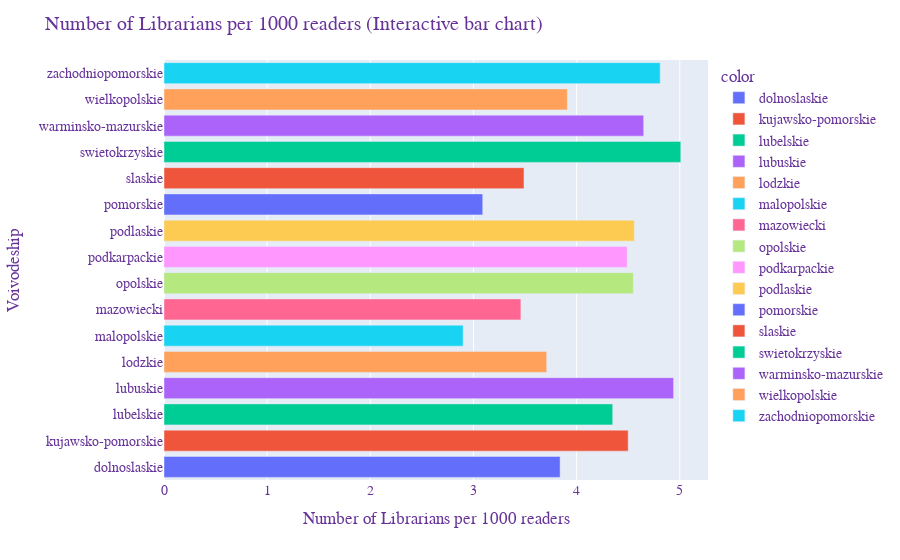

Notebook code cell kept with this figure:
### Code cell
# Interactive bar chart with Plotly Express
# Number of Staff per 1000 readers

fig2 = px \
        .bar(x = (libraries.Number_of_librarians*1000 / libraries.Number_of_readers).round(2), 
             y = libraries.Voivodeship, 
             color=libraries.Voivodeship,
            )

fig2.update_layout(
    title='Number of Librarians per 1000 readers (Interactive bar chart)',
    xaxis_title='Number of Librarians per 1000 readers',
    yaxis_title='Voivodeship',
    font=dict(
    family="Courier New, monospace",
    size=14,
    color="RebeccaPurple"
    )
)

fig2.show()

### Figure 1 — Plotly figure (JSON) as saved in the notebook; plotly's stock layout.template omitted (floating-point values rounded to 4 significant figures)
{"data": [{"alignmentgroup": "True", "hovertemplate": "color=dolnoslaskie<br>x=%{x}<br>y=%{y}<extra></extra>", "legendgroup": "dolnoslaskie", "marker": {"color": "#636efa", "pattern": {"shape": ""}}, "name": "dolnoslaskie", "offsetgroup": "dolnoslaskie", "orientation": "h", "showlegend": true, "textposition": "auto", "type": "bar", "x": [3.84], "xaxis": "x", "y": ["dolnoslaskie"], "yaxis": "y"}, {"alignmentgroup": "True", "hovertemplate": "color=kujawsko-pomorskie<br>x=%{x}<br>y=%{y}<extra></extra>", "legendgroup": "kujawsko-pomorskie", "marker": {"color": "#EF553B", "pattern": {"shape": ""}}, "name": "kujawsko-pomorskie", "offsetgroup": "kujawsko-pomorskie", "orientation": "h", "showlegend": true, "textposition": "auto", "type": "bar", "x": [4.5], "xaxis": "x", "y": ["kujawsko-pomorskie"], "yaxis": "y"}, {"alignmentgroup": "True", "hovertemplate": "color=lubelskie<br>x=%{x}<br>y=%{y}<extra></extra>", "legendgroup": "lubelskie", "marker": {"color": "#00cc96", "pattern": {"shape": ""}}, "name": "lubelskie", "offsetgroup": "lubelskie", "orientation": "h", "showlegend": true, "textposition": "auto", "type": "bar", "x": [4.35], "xaxis": "x", "y": ["lubelskie"], "yaxis": "y"}, {"alignmentgroup": "True", "hovertemplate": "color=lubuskie<br>x=%{x}<br>y=%{y}<extra></extra>", "legendgroup": "lubuskie", "marker": {"color": "#ab63fa", "pattern": {"shape": ""}}, "name": "lubuskie", "offsetgroup": "lubuskie", "orientation": "h", "showlegend": true, "textposition": "auto", "type": "bar", "x": [4.94], "xaxis": "x", "y": ["lubuskie"], "yaxis": "y"}, {"alignmentgroup": "True", "hovertemplate": "color=lodzkie<br>x=%{x}<br>y=%{y}<extra></extra>", "legendgroup": "lodzkie", "marker": {"color": "#FFA15A", "pattern": {"shape": ""}}, "name": "lodzkie", "offsetgroup": "lodzkie", "orientation": "h", "showlegend": true, "textposition": "auto", "type": "bar", "x": [3.71], "xaxis": "x", "y": ["lodzkie"], "yaxis": "y"}, {"alignmentgroup": "True", "hovertemplate": "color=malopolskie<br>x=%{x}<br>y=%{y}<extra></extra>", "legendgroup": "malopolskie", "marker": {"color": "#19d3f3", "pattern": {"shape": ""}}, "name": "malopolskie", "offsetgroup": "malopolskie", "orientation": "h", "showlegend": true, "textposition": "auto", "type": "bar", "x": [2.9], "xaxis": "x", "y": ["malopolskie"], "yaxis": "y"}, {"alignmentgroup": "True", "hovertemplate": "color=mazowiecki<br>x=%{x}<br>y=%{y}<extra></extra>", "legendgroup": "mazowiecki", "marker": {"color": "#FF6692", "pattern": {"shape": ""}}, "name": "mazowiecki", "offsetgroup": "mazowiecki", "orientation": "h", "showlegend": true, "textposition": "auto", "type": "bar", "x": [3.46], "xaxis": "x", "y": ["mazowiecki"], "yaxis": "y"}, {"alignmentgroup": "True", "hovertemplate": "color=opolskie<br>x=%{x}<br>y=%{y}<extra></extra>", "legendgroup": "opolskie", "marker": {"color": "#B6E880", "pattern": {"shape": ""}}, "name": "opolskie", "offsetgroup": "opolskie", "orientation": "h", "showlegend": true, "textposition": "auto", "type": "bar", "x": [4.55], "xaxis": "x", "y": ["opolskie"], "yaxis": "y"}, {"alignmentgroup": "True", "hovertemplate": "color=podkarpackie<br>x=%{x}<br>y=%{y}<extra></extra>", "legendgroup": "podkarpackie", "marker": {"color": "#FF97FF", "pattern": {"shape": ""}}, "name": "podkarpackie", "offsetgroup": "podkarpackie", "orientation": "h", "showlegend": true, "textposition": "auto", "type": "bar", "x": [4.49], "xaxis": "x", "y": ["podkarpackie"], "yaxis": "y"}, {"alignmentgroup": "True", "hovertemplate": "color=podlaskie<br>x=%{x}<br>y=%{y}<extra></extra>", "legendgroup": "podlaskie", "marker": {"color": "#FECB52", "pattern": {"shape": ""}}, "name": "podlaskie", "offsetgroup": "podlaskie", "orientation": "h", "showlegend": true, "textposition": "auto", "type": "bar", "x": [4.56], "xaxis": "x", "y": ["podlaskie"], "yaxis": "y"}, {"alignmentgroup": "True", "hovertemplate": "color=pomorskie<br>x=%{x}<br>y=%{y}<extra></extra>", "legendgroup": "pomorskie", "marker": {"color": "#636efa", "pattern": {"shape": ""}}, "name": "pomorskie", "offsetgroup": "pomorskie", "orientation": "h", "showlegend": true, "textposition": "auto", "type": "bar", "x": [3.09], "xaxis": "x", "y": ["pomorskie"], "yaxis": "y"}, {"alignmentgroup": "True", "hovertemplate": "color=slaskie<br>x=%{x}<br>y=%{y}<extra></extra>", "legendgroup": "slaskie", "marker": {"color": "#EF553B", "pattern": {"shape": ""}}, "name": "slaskie", "offsetgroup": "slaskie", "orientation": "h", "showlegend": true, "textposition": "auto", "type": "bar", "x": [3.49], "xaxis": "x", "y": ["slaskie"], "yaxis": "y"}, {"alignmentgroup": "True", "hovertemplate": "color=swietokrzyskie<br>x=%{x}<br>y=%{y}<extra></extra>", "legendgroup": "swietokrzyskie", "marker": {"color": "#00cc96", "pattern": {"shape": ""}}, "name": "swietokrzyskie", "offsetgroup": "swietokrzyskie", "orientation": "h", "showlegend": true, "textposition": "auto", "type": "bar", "x": [5.01], "xaxis": "x", "y": ["swietokrzyskie"], "yaxis": "y"}, {"alignmentgroup": "True", "hovertemplate": "color=warminsko-mazurskie<br>x=%{x}<br>y=%{y}<extra></extra>", "legendgroup": "warminsko-mazurskie", "marker": {"color": "#ab63fa", "pattern": {"shape": ""}}, "name": "warminsko-mazurskie", "offsetgroup": "warminsko-mazurskie", "orientation": "h", "showlegend": true, "textposition": "auto", "type": "bar", "x": [4.65], "xaxis": "x", "y": ["warminsko-mazurskie"], "yaxis": "y"}, {"alignmentgroup": "True", "hovertemplate": "color=wielkopolskie<br>x=%{x}<br>y=%{y}<extra></extra>", "legendgroup": "wielkopolskie", "marker": {"color": "#FFA15A", "pattern": {"shape": ""}}, "name": "wielkopolskie", "offsetgroup": "wielkopolskie", "orientation": "h", "showlegend": true, "textposition": "auto", "type": "bar", "x": [3.91], "xaxis": "x", "y": ["wielkopolskie"], "yaxis": "y"}, {"alignmentgroup": "True", "hovertemplate": "color=zachodniopomorskie<br>x=%{x}<br>y=%{y}<extra></extra>", "legendgroup": "zachodniopomorskie", "marker": {"color": "#19d3f3", "pattern": {"shape": ""}}, "name": "zachodniopomorskie", "offsetgroup": "zachodniopomorskie", "orientation": "h", "showlegend": true, "textposition": "auto", "type": "bar", "x": [4.81], "xaxis": "x", "y": ["zachodniopomorskie"], "yaxis": "y"}], "layout": {"barmode": "relative", "font": {"color": "RebeccaPurple", "family": "Courier New, monospace", "size": 14}, "legend": {"title": {"text": "color"}, "tracegroupgap": 0}, "margin": {"t": 60}, "title": {"text": "Number of Librarians per 1000 readers (Interactive bar chart)"}, "xaxis": {"anchor": "y", "domain": [0, 1], "title": {"text": "Number of Librarians per 1000 readers"}}, "yaxis": {"anchor": "x", "domain": [0, 1], "title": {"text": "Voivodeship"}}}}
